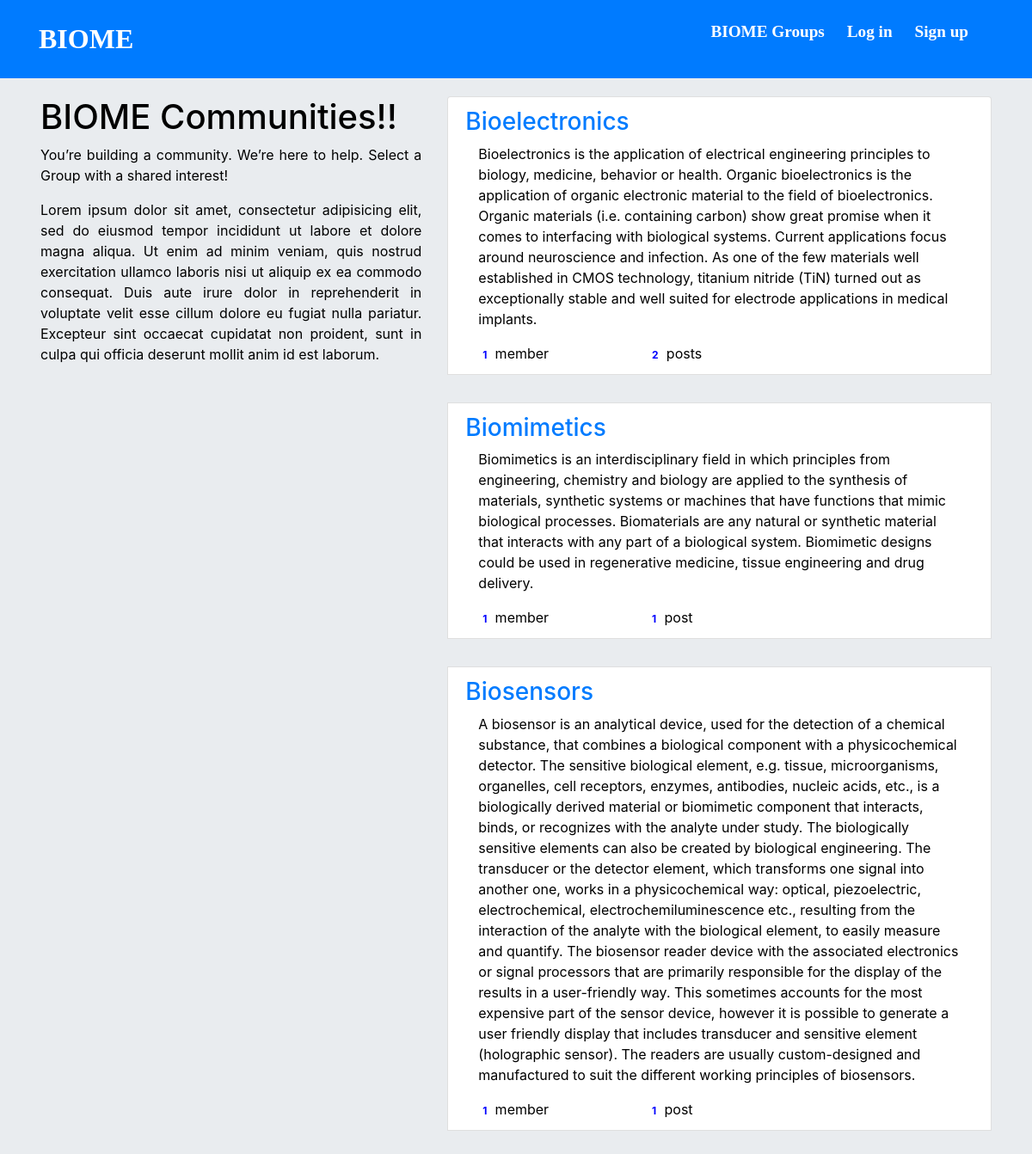
Page /Groups/ on the committed database.
### Groups/models.py (models this page shows, shortened)
class Group(models.Model):
    name = models.CharField(max_length=255, unique=True)
    slug = models.SlugField(allow_unicode=True, unique=True)
    description = models.TextField(blank=True, default='')
    description_html = models.TextField(editable=False, default='', blank=True)
    members = models.ManyToManyField(User,through="GroupMember")
    class Meta:
        ordering = ["name"]

### Groups/views.py (the view)
class ListGroups(generic.ListView):
    model = Group

### Groups/templates/Groups/group_list.html (shortened to what this page needs)
{% extends "Groups/group_base.html" %}
{% block pregroup %}
<div class="col-md-5">
	<div class="content">
		{% if user.is_authenticated %}
		<h1>Welcome back
			<a href="{% url 'posts:for_user' username=user.username %}">@{{user.username }}</a>
		</h1>
		{% else %}
		<h1> BIOME Communities!! </h1>
    {% endif %}
			<p align="justify">You’re building a community. We’re here to help. Select a Group with a shared interest!</p>
			<p align="justify">Lorem ipsum dolor sit amet, consectetur adipisicing elit, sed do eiusmod tempor incididunt ut labore et dolore magna aliqua. Ut enim ad minim veniam, quis nostrud exercitation ullamco laboris nisi ut aliquip ex ea commodo consequat. Duis aute irure dolor in reprehenderit in voluptate velit esse cillum dolore eu fugiat nulla pariatur. Excepteur sint occaecat cupidatat non proident, sunt in culpa qui officia deserunt mollit anim id est laborum.</p>
	</div>
</div>
{% endblock %}
{% block group_content %}
<div class="col-md-7">
	<div class="list-group">
		{% for group in object_list %}
		  <a class="list-group-item" href="{% url 'Groups:single' slug=group.slug %}">
			     <h3 class="title list-group-item-heading">{{ group.name }}</h3>
			<div class="list-group-item-text container-fluid">
				{{ group.description_html|safe }}
				<div class="row">
					<div class="col-md-4">
						<span class="badge">{{ group.members.count }}</span> member{{group.members.count|pluralize }}
					</div>
					<div class="col-md-4">
						<span class="badge">{{ group.posts.count }}</span> post{{ group.posts.count|pluralize }}
					</div>
				</div>
			</div>
		</a>
		{% endfor %}
	</div>
</div>
{% endblock %}

### Groups/templates/Groups/group_base.html (shortened to what this page needs)
{% extends "base.html" %}
{% block content %}
<div class="container">
  <div class="row">
    {% block pregroup %}{% endblock %}
    {% block group_content %}{% endblock %}
  </div>
</div>
{% endblock %}

### templates/base.html (shortened to what this page needs)
<!DOCTYPE html>
{% load staticfiles %}
<html>
<head>
  <link rel="stylesheet" href="https://stackpath.bootstrapcdn.com/bootstrap/4.1.3/css/bootstrap.min.css">
  <link href="//db.onlinewebfonts.com/c/d0374bf16da70eff39d6f085935f8882?family=DTLProkyonST" rel="stylesheet" type="text/css"/>
  <link rel="stylesheet" href="{% static 'Biome/css/master.css'%}">
</head>
<body data-spy="scroll" >
  <div class="container">
    <nav class="navbar fixed-top navbar-expand-lg navbar-dark bg-primary" role="navigation" id="navbar">
      <div class="container">
        <a class="navbar-brand nav-left" href="{% url "Home" %}" id="brand">BIOME</a>
        <ul class="navbar navbar-dark bg-primary">
          {% if user.is_authenticated %}
          <li><a href="{% url 'posts:create' %}" class="btn btn-outline-primary" id="navigateitems">Post a Message</a></li>
          <li><a href="{% url 'Groups:all' %}" class="btn btn-outline-primary" id="navigateitems">BIOME Groups</a></li>
          <li><a href="{% url 'Groups:create' %}" class="btn btn-outline-primary" id="navigateitems" >Create a New Community</a></li>
          <li><a href="{% url 'accounts:logout' %}" class="btn btn-simple" id="navigateitems">Log out</a></li>
          {% else %}
          <li><a href="{% url 'Groups:all' %}" class="btn btn-outline-primary" id="navigateitems">BIOME Groups</a></li>
          <li><a href="{% url 'accounts:login' %}" class="btn btn-outline-primary" id="navigateitems">Log in</a></li>
          <li><a href="{% url 'accounts:signup' %}" class="btn btn-outline-primary" id="navigateitems">Sign up</a></li>
          {% endif %}
        </ul>
      </div>
    </nav>
  </div>
  <div class="jumbotron">
    {% block content %}
    {% endblock %}
  </div>
</body>
</html>

### Static/Biome/css/master.css (style rules this page uses)
ul { list-style-type: none; }
#navigateitems { color: white; font-size: 1.2em; font-weight: bold; font-family: "DTLProkyonST"; }
#brand { font-size: 2em; font-weight: bold; font-family: "DTLProkyonST"; }
body { padding-top: 3em; color:black; position: relative; }
.list-group-item-text { color:black }
.badge { color:blue }

### rows in the picture
Group: name "Bioelectronics", description_html "Bioelectronics is the application of electrical engineering principles to biology, medicine, behavior or health. Organic bioelectronics is the application of organic electronic material to the field of bioelectronics. Organic materials (i.e. containing carbon) show great promise when it comes to interfacing with biological systems. Current applications focus around neuroscience and infection. As one of the few materials well established in CMOS technology, titanium nitride (TiN) turned out as exceptionally stable and well suited for electrode applications in medical implants.", members.count "1", posts.count "2"
Group: name "Biomimetics", description_html "Biomimetics is an interdisciplinary field in which principles from engineering, chemistry and biology are applied to the synthesis of materials, synthetic systems or machines that have functions that mimic biological processes. Biomaterials are any natural or synthetic material that interacts with any part of a biological system. Biomimetic designs could be used in regenerative medicine, tissue engineering and drug delivery.", members.count "1", posts.count "1"
Group: name "Biosensors", description_html "A biosensor is an analytical device, used for the detection of a chemical substance, that combines a biological component with a physicochemical detector. The sensitive biological element, e.g. tissue, microorganisms, organelles, cell receptors, enzymes, antibodies, nucleic acids, etc., is a biologically derived material or biomimetic component that interacts, binds, or recognizes with the analyte under study. The biologically sensitive elements can also be created by biological engineering. The transducer or the detector element, which transforms one signal into another one, works in a physicochemical way: optical, piezoelectric, electrochemical, electrochemiluminescence etc., resulting…", members.count "1", posts.count "1"
